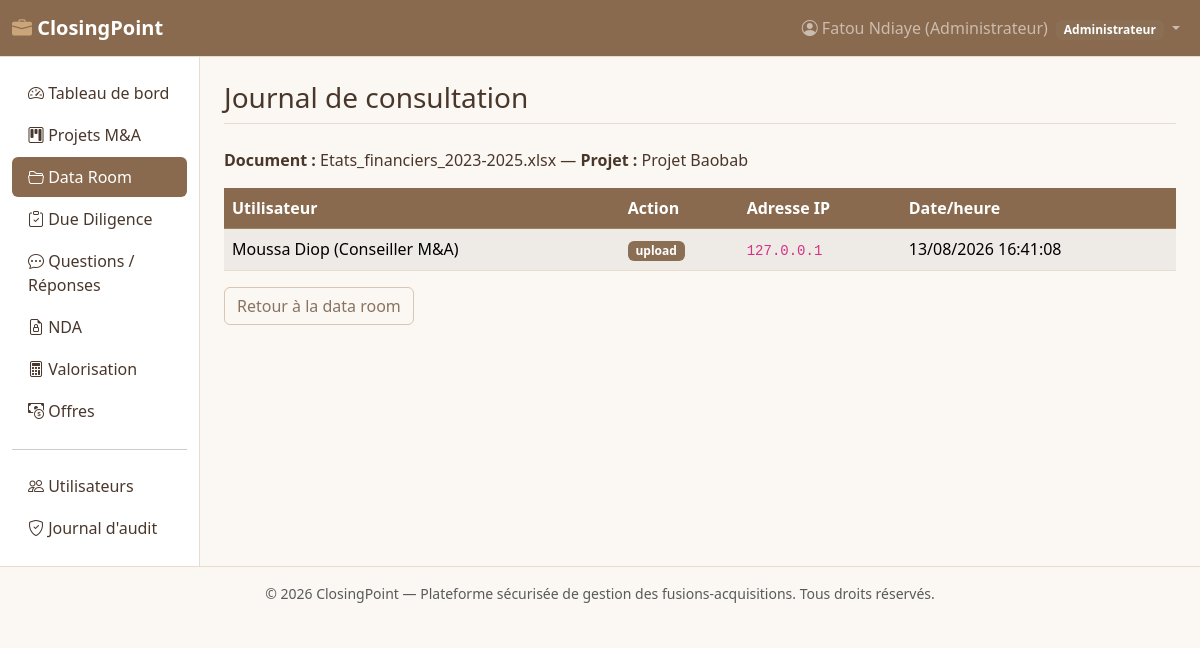
The app's page /modules/dataroom/log.php?document_id=2 (signed in) with its own data.
### tables this page shows
CREATE TABLE dataroom_documents (
    id INT AUTO_INCREMENT PRIMARY KEY,
    project_id INT NOT NULL,
    folder_id INT DEFAULT NULL,
    nom_original VARCHAR(255) NOT NULL,
    nom_fichier_stocke VARCHAR(255) NOT NULL,
    chemin_relatif VARCHAR(255) NOT NULL,
    taille_octets BIGINT NOT NULL DEFAULT 0,
    type_mime VARCHAR(100) DEFAULT NULL,
    categorie ENUM('juridique','fiscal','financier','commercial','rh','it','autre') NOT NULL DEFAULT 'autre',
    confidentiel TINYINT(1) NOT NULL DEFAULT 1,
    uploaded_by INT NOT NULL,
    created_at DATETIME NOT NULL DEFAULT CURRENT_TIMESTAMP,
    CONSTRAINT fk_doc_project FOREIGN KEY (project_id) REFERENCES ma_projects(id) ON DELETE CASCADE,
    CONSTRAINT fk_doc_folder FOREIGN KEY (folder_id) REFERENCES dataroom_folders(id) ON DELETE SET NULL,
    CONSTRAINT fk_doc_uploader FOREIGN KEY (uploaded_by) REFERENCES users(id) ON DELETE RESTRICT
);

CREATE TABLE ma_projects (
    id INT AUTO_INCREMENT PRIMARY KEY,
    code_projet VARCHAR(20) NOT NULL UNIQUE,
    nom_projet VARCHAR(180) NOT NULL,
    societe_cible VARCHAR(180) NOT NULL,
    societe_acquereur VARCHAR(180) NOT NULL,
    secteur VARCHAR(100) DEFAULT NULL,
    statut ENUM('prospection','nda_signe','due_diligence','negociation','closing','abandonne') NOT NULL DEFAULT 'prospection',
    valeur_estimee DECIMAL(18,2) DEFAULT NULL,
    devise VARCHAR(10) NOT NULL DEFAULT 'FCFA',
    date_debut DATE DEFAULT NULL,
    date_cible_closing DATE DEFAULT NULL,
    description TEXT,
    created_by INT NOT NULL,
    created_at DATETIME NOT NULL DEFAULT CURRENT_TIMESTAMP,
    updated_at DATETIME NOT NULL DEFAULT CURRENT_TIMESTAMP ON UPDATE CURRENT_TIMESTAMP,
    CONSTRAINT fk_proj_creator FOREIGN KEY (created_by) REFERENCES users(id) ON DELETE RESTRICT
);

CREATE TABLE document_access_log (
    id INT AUTO_INCREMENT PRIMARY KEY,
    document_id INT NOT NULL,
    user_id INT NOT NULL,
    action ENUM('upload','consultation','telechargement') NOT NULL,
    adresse_ip VARCHAR(45) DEFAULT NULL,
    date_action DATETIME NOT NULL DEFAULT CURRENT_TIMESTAMP,
    CONSTRAINT fk_log_document FOREIGN KEY (document_id) REFERENCES dataroom_documents(id) ON DELETE CASCADE,
    CONSTRAINT fk_log_user FOREIGN KEY (user_id) REFERENCES users(id) ON DELETE CASCADE
);

CREATE TABLE users (
    id INT AUTO_INCREMENT PRIMARY KEY,
    full_name VARCHAR(120) NOT NULL,
    email VARCHAR(150) NOT NULL UNIQUE,
    password_hash VARCHAR(255) NOT NULL,
    role ENUM('admin','conseiller','client') NOT NULL DEFAULT 'client',
    phone VARCHAR(30) DEFAULT NULL,
    is_active TINYINT(1) NOT NULL DEFAULT 1,
    last_login DATETIME DEFAULT NULL,
    created_at DATETIME NOT NULL DEFAULT CURRENT_TIMESTAMP
);

### includes/security.php (called while the page is built, shortened)
<?php
function e(?string $value): string
{
    return htmlspecialchars($value ?? '', ENT_QUOTES, 'UTF-8');
}

### includes/functions.php (called while the page is built, shortened)
<?php
function formatDate(?string $date, string $fmt = 'd/m/Y'): string
{
    $ts = strtotime($date);
    return $ts ? date($fmt, $ts) : '—';
}

### modules/dataroom/log.php (the view, shortened to what this page needs)
<?php
require_once __DIR__ . '/../../includes/bootstrap.php';
$docId = (int)($_GET['document_id'] ?? 0);
$stmt = $pdo->prepare('SELECT d.*, p.id AS project_id, p.nom_projet FROM dataroom_documents d JOIN ma_projects p ON p.id = d.project_id WHERE d.id = :id');
$stmt->execute([':id' => $docId]);
$doc = $stmt->fetch();
$logs = $pdo->prepare(
    'SELECT l.*, u.full_name FROM document_access_log l JOIN users u ON u.id = l.user_id
     WHERE l.document_id = :id ORDER BY l.date_action DESC'
);
$logs->execute([':id' => $docId]);
$logs = $logs->fetchAll();
require __DIR__ . '/../../includes/header.php';
?>
<p><strong>Document :</strong> <?= e($doc['nom_original']) ?> — <strong>Projet :</strong> <?= e($doc['nom_projet']) ?></p>
<table class="table table-striped">
  <thead class="table-dark"><tr><th>Utilisateur</th><th>Action</th><th>Adresse IP</th><th>Date/heure</th></tr></thead>
  <tbody>
    <?php foreach ($logs as $l): ?>
      <tr>
        <td><?= e($l['full_name']) ?></td>
        <td><span class="badge text-bg-secondary"><?= e(str_replace('_', ' ', $l['action'])) ?></span></td>
        <td><code><?= e($l['adresse_ip']) ?></code></td>
        <td><?= formatDate($l['date_action'], 'd/m/Y H:i:s') ?></td>
      </tr>
    <?php endforeach; ?>
  </tbody>
</table>
<a href="index.php?project_id=<?= (int)$doc['project_id'] ?>" class="btn btn-outline-secondary">Retour à la data room</a>
<?php require __DIR__ . '/../../includes/footer.php'; ?>

### public/assets/css/style.css (style rules this page uses)
:root { --cp-nude: #F5EDE4; --cp-camel: #C9A579; --cp-camel-dark: #B08D63; --cp-brown: #8A6A4E; --cp-brown-dark: #6E4A33; --cp-text: #4A372B; --bs-body-bg: #FBF7F2; --bs-body-color: var(--cp-text); --bs-primary: var(--cp-brown); --bs-primary-rgb: 138, 106, 78; --bs-primary-bg-subtle: var(--cp-nude); --bs-primary-border-subtle: #D9BFA0; --bs-primary-text-emphasis: var(--cp-brown-dark); --bs-secondary: #8A6F55; --bs-secondary-rgb: 138, 111, 85; --bs-dark: var(--cp-brown); --bs-dark-rgb: 138, 106, 78; --bs-border-color: #E7DCCD; --bs-link-color: var(--cp-brown); --bs-link-color-rgb: 138, 106, 78; --bs-link-hover-color: var(--cp-brown-dark); --bs-link-hover-color-rgb: 110, 74, 51; }
body { background-color: var(--bs-body-bg); }
.table-dark { --bs-table-bg: var(--cp-brown); --bs-table-color: #fff; --bs-table-border-color: #A0815F; }
.btn-outline-secondary { --bs-btn-color: #8A7361; --bs-btn-border-color: #D9C7B3; --bs-btn-hover-color: #fff; --bs-btn-hover-bg: #9C8168; --bs-btn-hover-border-color: #9C8168; --bs-btn-active-color: #fff; --bs-btn-active-bg: #9C8168; --bs-btn-active-border-color: #9C8168; }

### records on screen
dataroom_documents: nom_original "Etats_financiers_2023-2025.xlsx", project.nom_projet "Projet Baobab"
document_access_log: user.full_name "Moussa Diop (Conseiller M&A)", action "upload", adresse_ip "127.0.0.1", date_action "13/08/2026 16:41:08"

### other values on screen
SITE_NAME "ClosingPoint"
$user['full_name'] "Fatou Ndiaye (Administrateur)"
roleLabel($user['role']) "Administrateur"
$label "Tableau de bord Projets M&A Data Room Due Diligence Questions / Réponses NDA Valorisation Offres Utilisateurs Journal d'audit"
$pageTitle "Journal de consultation"
